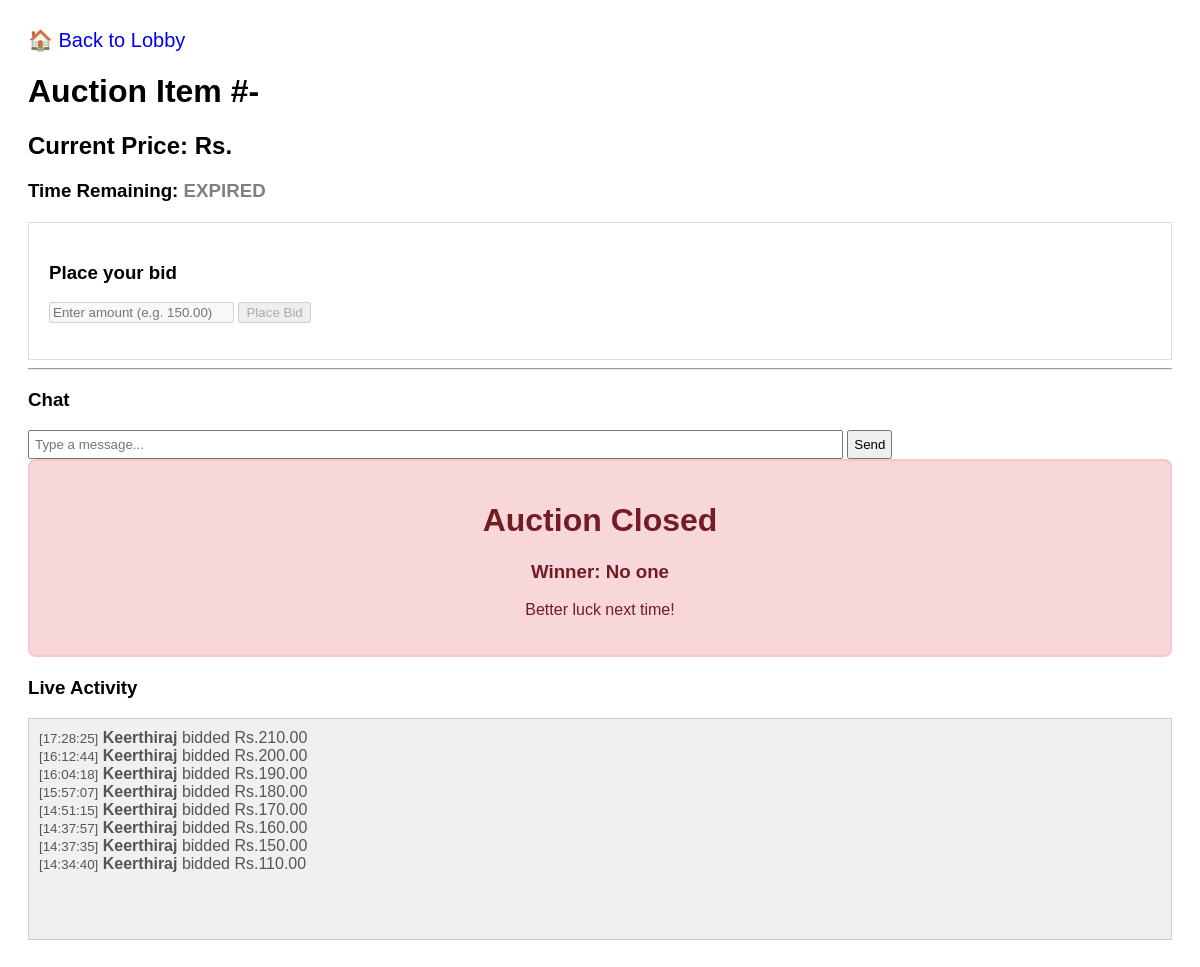
Page /auction/room/1/ on the earlier database version.
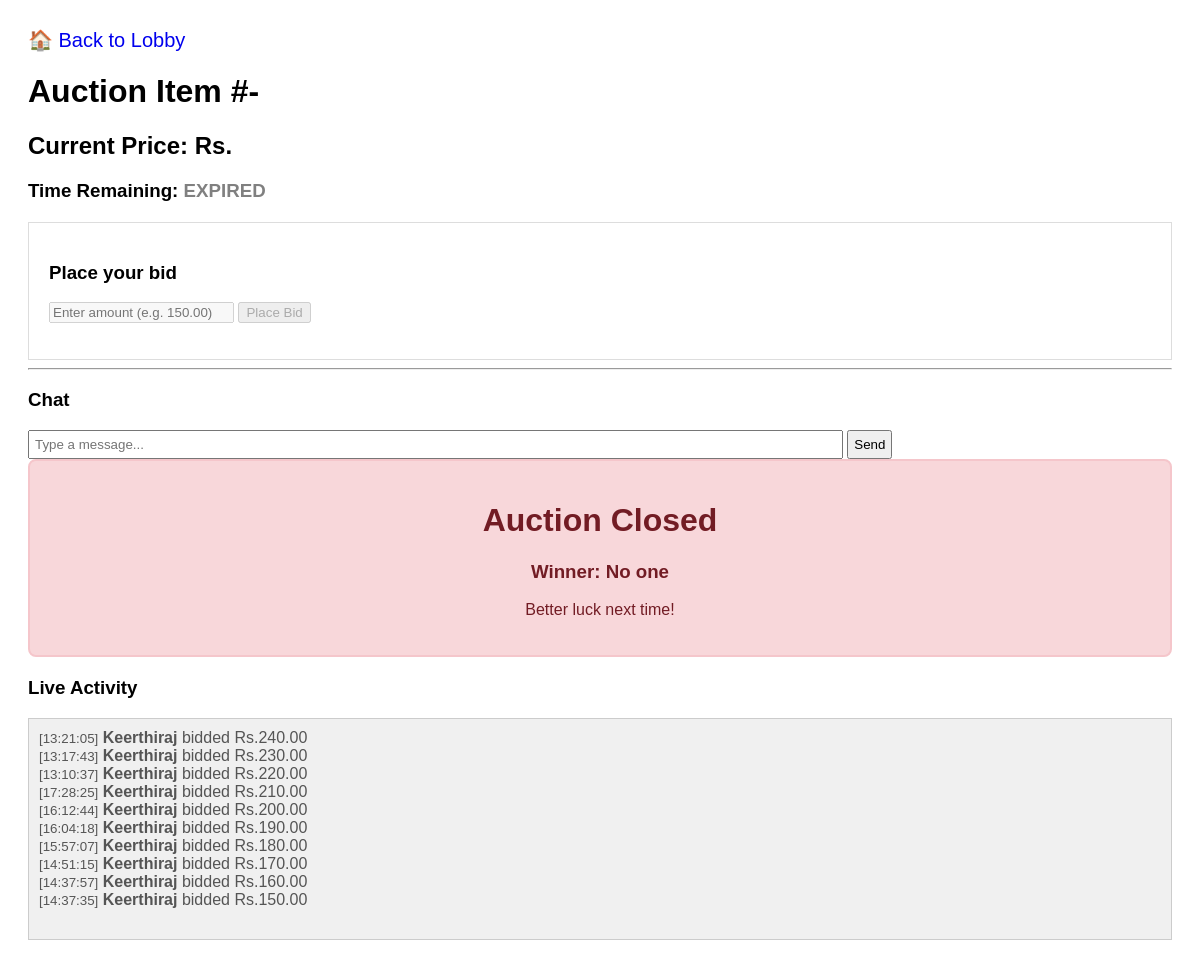
Same page on the later database version.
### auction/models.py (models this page shows)
class Bid(models.Model):
    auction = models.ForeignKey(Auction, on_delete=models.CASCADE, related_name='bids')
    user = models.ForeignKey(User, on_delete=models.CASCADE)
    amount = models.DecimalField(max_digits=10, decimal_places=2)
    timestamp = models.DateTimeField(auto_now_add=True)
    status = models.CharField(
        max_length=20,
        choices=[('pending', 'Pending'), ('accepted', 'Accepted'), ('rejected', 'Rejected')],
        default='pending'
    )
    ip_address = models.GenericIPAddressField(null=True)
    class Meta:
        indexes = [
            models.Index(fields=['auction', 'timestamp']),
            models.Index(fields=['user', '-timestamp']),
        ]
        ordering = ['-timestamp']

### auction/views.py (the view)
# urls.py: path('room/<str:room_name>/', views.room, name='room'),
def room(request, room_name):
    auction = get_object_or_404(Auction, id=room_name)
    if auction.status == 'active' and timezone.now() > auction.end_time:
        pass
    previous_bids = auction.bids.filter(status='accepted').order_by('-timestamp')[:10]
    return render(request, 'auction/room.html',
                  {'room_name': room_name,
                   'item': auction,
                   'previous_bids': previous_bids
                   })

### auction/templates/auction/room.html (shortened to what this page needs)
{% load static %}
<!DOCTYPE html>
<html>
<head>
</head>
<body>
    <a href="{% url 'index' %}" style="text-decoration: none; font-size: 20px;">🏠 Back to Lobby</a>
    <h1>Auction Item #-  {{auction.title}}</h1>
    <h2>Current Price: Rs.</h2>
    <h3>Time Remaining: <span id="timer" style="color: red; font-weight: bold;">{{auction.timeuntil}}</span></h3>
    <div class="box">
        <h3>Place your bid</h3>
        <input type="number" id="bid-amount" placeholder="Enter amount (e.g. 150.00)">
        <button onclick="submitBid()">Place Bid</button>
    </div>
    <hr>
    <h3>Chat</h3>
    <input id="chat-input" type="text" placeholder="Type a message..." style="width:70%; padding:5px;">
    <button id="chat-submit" style="padding: 5px;">Send</button>
    {% if not auction.status == 'active' %}
        <div style="padding: 20px; text-align: center; margin-bottom: 20px; border-radius: 8px;
            {% if auction.highest_bidder == request.user %}
                background-color: #d4edda; color: #155724; border: 2px solid #c3e6cb;
            {% else %}
                background-color: #f8d7da; color: #721c24; border: 2px solid #f5c6cb;
            {% endif %}">
            <h1>Auction Closed</h1>
            {% if auction.highest_bidder == request.user %}
                <h2>🎉 CONGRATULATIONS! YOU WON! 🎉</h2>
                <p>You secured this item for <strong>Rs.{{ auction.current_price }}</strong></p>
            {% else %}
                <h3>Winner: {{ auction.highest_bidder.username|default:"No one" }}</h3>
                <p>Better luck next time!</p>
            {% endif %}
        </div>
    {% endif %}
    <h3>Live Activity</h3>
    <div id="log" style="height: 200px; overflow-y: scroll; border: 1px solid #ccc; padding: 10px;">
        {% for bid in previous_bids %}
            <div style="color:#555; border: bottom 1px solid #eee;">
                <small>[{{ bid.timestamp|date:"H:i:s" }}]</small>
                <strong>{{ bid.user.username}}  </strong>bidded   Rs.{{bid.amount}}
            </div>
        {% empty %}
            <div style="color:gray; font-style: italic; ">No bids yet. Be the first to bid!</div>
        {% endfor %}
    </div>
</body>
</html>

### auction/templates/auction/room.html (style rules this page uses)
body { font-family: sans-serif; padding: 20px; }
.box { border: 1px solid #ddd; padding: 20px; margin-top: 20px; }
#log { background: #f0f0f0; height:200px; overflow-y: scroll; padding: 10px; border:1px solid #ccc; }

Differences in the rows shown:
no longer on this page (row unchanged): Bid: timestamp "14:34:40", user.username "Keerthiraj", amount "110.00"
added Bid: timestamp "13:21:05", user.username "Keerthiraj", amount "240.00"
added Bid: timestamp "13:17:43", user.username "Keerthiraj", amount "230.00"
added Bid: timestamp "13:10:37", user.username "Keerthiraj", amount "220.00"
